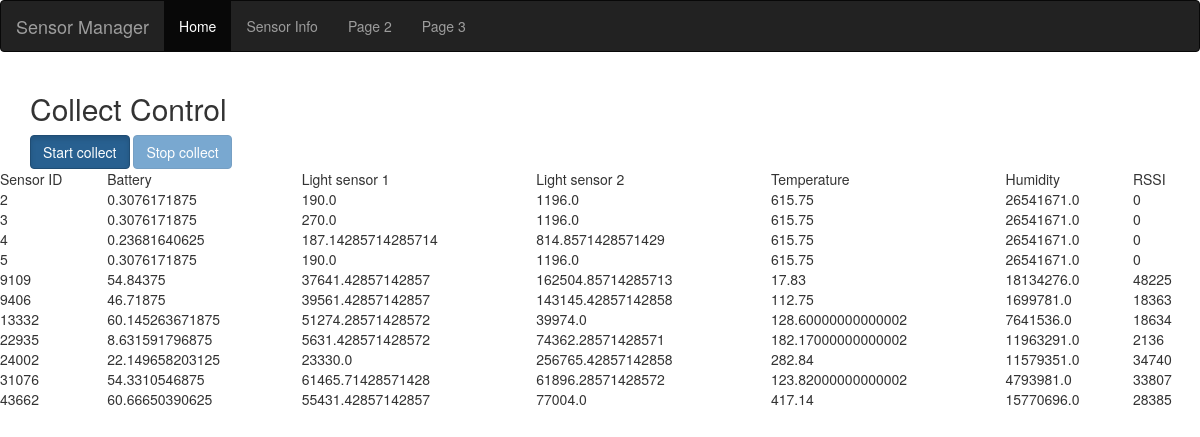
/sensor, run on an earlier commit of the app's database.
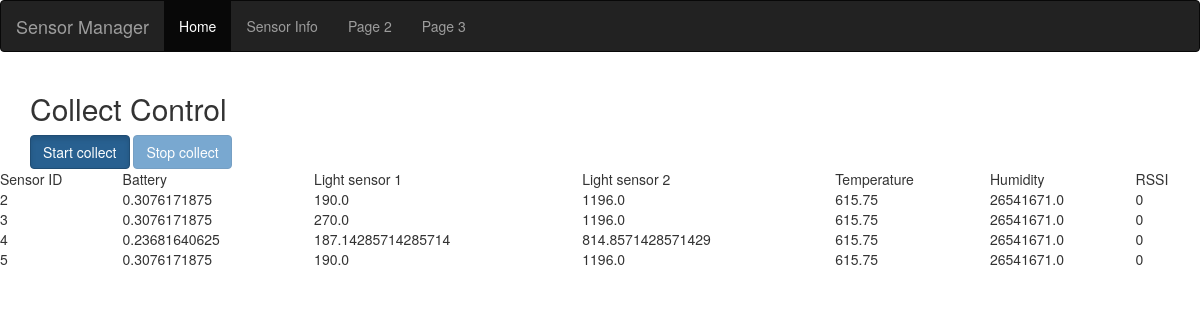
And on a later commit of the database.
### app/models.py (models this page shows, shortened)
class Sensor(db.Model):
    created_date = db.Column(db.DateTime, default=datetime.datetime.utcnow, primary_key=True)
    data_len = db.Column(db.Integer)
    timestamp1 = db.Column(db.Integer)
    timestamp2 = db.Column(db.Integer)
    timesynctimestamp = db.Column(db.Integer)
    node_id = db.Column(db.Integer)
    seqno = db.Column(db.Integer)
    hops = db.Column(db.Integer)
    latency = db.Column(db.Integer)
    data_len2 = db.Column(db.Integer)
    clock = db.Column(db.Integer)
    timesynchtime = db.Column(db.Integer)
    time_cpu = db.Column(db.Integer)
    time_lpm = db.Column(db.Integer)
    time_transmit = db.Column(db.Integer)
    time_listen = db.Column(db.Integer)
    best_neighbor = db.Column(db.Integer)
    best_neighbor_etx = db.Column(db.Integer)
    rtmetric = db.Column(db.Integer)
    num_neighbors = db.Column(db.Integer)
    beacon_interval = db.Column(db.Integer)
    battery_voltage = db.Column(db.Integer)
    battery_indicator = db.Column(db.Integer)
    light1 = db.Column(db.Integer)
    light2 = db.Column(db.Integer)
    temperature = db.Column(db.Integer)
    humidity = db.Column(db.Integer)
    rssi = db.Column(db.Integer)
    TICKS_PER_SECOND= 4096
    VOLTAGE= 3
    POWER_CPU= 1.800 * VOLTAGE;
    POWER_LPM= 0.0545 * VOLTAGE;
    POWER_TRANSMIT= 17.7 * VOLTAGE;
    POWER_LISTEN= 20.0 * VOLTAGE;
    def to_dict(self):
        data = {
            'node_id': self.node_id,
            'battery_voltage' : self.battery_voltage * 2 * 2.5 / 4096.0,
            'light1': 10.0 * self.light1 / 7.0,
            'light2': 46.0 * self.light2 / 7.0,
            'temperature': -39.6 + 0.01 * self.temperature,
            'humidity': -4.0 + 405.0 * self.humidity,
            'latency': self.latency / 32678.0,
            'rssi': self.rssi,
            'best_neighbor': self.best_neighbor if self.best_neighbor > 0 else None,
            'best_neighbor_etx': self.best_neighbor_etx / 8.0,
            'cpu_power': (self.time_cpu * self.POWER_CPU) / (self.time_cpu + self.time_lpm),
            'lpm_power': (self.time_lpm * self.POWER_LPM) / (self.time_cpu + self.time_lpm),
            'listen_power': (self.time_listen * self.POWER_LISTEN) / (self.time_cpu + self.time_lpm),
            'tranx_power': (self.time_transmit * self.POWER_TRANSMIT) / (self.time_cpu* self.time_lpm),
            'average_power': (self.time_cpu * self.POWER_CPU + self.time_lpm * \
                    self.POWER_LPM + self.time_listen * self.POWER_LISTEN +\
                    self.time_transmit * self.POWER_TRANSMIT) / (self.time_cpu + self.time_lpm),
            'power_time': 1000 * (self.time_cpu + self.time_lpm) / self.TICKS_PER_SECOND,
            'sys_time': self.created_date,
            'node_time': ((self.timestamp1 << 16) + self.timestamp2) * 1000L
        }
        return data

### app/routes/routes.py (the view)
@app.route('/sensor')
def sensor_info():
    records = Sensor.query.group_by('node_id')
    sensor_data = []
    for record in records:
        record = record.to_dict()
        sensor_data.append({
            'node_id':  record['node_id'], \
            'battery_voltage':  record['battery_voltage'], \
            'light1':   record['light1'], \
            'light2':   record['light2'], \
            'temperature':  record['temperature'], \
            'humidity': record['humidity'], \
            'rssi': record['rssi'] \
            })
    print("[DEBUG]sensors data: {}".format(sensor_data))
    return render_template('sensor.htm', sensors=sensor_data)

### app/templates/sensor.htm (shortened to what this page needs)
{% extends "base.htm" %}
{% block content %}
	<div class="container">
		<h2>Collect Control</h2>
		<button type="button" class="btn btn-primary active">Start collect</button>
		<button type="button" class="btn btn-primary" disabled>Stop collect</button>
	</div>
 	<table id="sensors_table" style="width:100%">
  <tr>
    <td>Sensor ID</td>
    <td>Battery</td>
    <td>Light sensor 1</td>
    <td>Light sensor 2</td>
    <td>Temperature</td>
    <td>Humidity</td>
    <td>RSSI</td>
  </tr>
	{% for sensor in sensors %}
	<tr>
			<td id="node_id">{{ sensor.node_id }}</td>
			<td id="battery_voltage">{{ sensor.battery_voltage }}</td>
			<td id="light1">{{ sensor.light1 }}</td>
			<td id="light2">{{ sensor.light2 }}</td>
			<td id="temperature">{{ sensor.temperature }}</td>
			<td id="humidity">{{ sensor.humidity }}</td>
			<td id="rssi">{{ sensor.rssi }}</td>
	</tr>
  {% endfor %}
  </table>
{% endblock %}

### app/templates/base.htm (shortened to what this page needs)
{% extends 'bootstrap/base.html' %}
{% block navbar %}
<nav class="navbar navbar-inverse">
  <div class="container-fluid">
    <div class="navbar-header">
      <a class="navbar-brand" href="#">Sensor Manager</a>
    </div>
    <ul class="nav navbar-nav">
				<li class="active"><a href="{{ url_for('index') }}">Home</a></li>
				<li><a href="{{ url_for('sensor_info') }}">Sensor Info</a></li>
      <li><a href="#">Page 2</a></li>
      <li><a href="#">Page 3</a></li>
    </ul>
  </div>
</nav>
{% endblock %}

What changed in the data, as far as the page shows it:
removed Sensor: node_id "9109", battery_voltage "54.84375", light1 "37641.42857142857", light2 "162504.85714285713", temperature "17.83", humidity "18134276.0", rssi "48225"
removed Sensor: node_id "9406", battery_voltage "46.71875", light1 "39561.42857142857", light2 "143145.42857142858", temperature "112.75", humidity "1699781.0", rssi "18363"
removed Sensor: node_id "13332", battery_voltage "60.145263671875", light1 "51274.28571428572", light2 "39974.0", temperature "128.60000000000002", humidity "7641536.0", rssi "18634"
removed Sensor: node_id "22935", battery_voltage "8.631591796875", light1 "5631.428571428572", light2 "74362.28571428571", temperature "182.17000000000002", humidity "11963291.0", rssi "2136"
removed Sensor: node_id "24002", battery_voltage "22.149658203125", light1 "23330.0", light2 "256765.42857142858", temperature "282.84", humidity "11579351.0", rssi "34740"
removed Sensor: node_id "31076", battery_voltage "54.3310546875", light1 "61465.71428571428", light2 "61896.28571428572", temperature "123.82000000000002", humidity "4793981.0", rssi "33807"
removed Sensor: node_id "43662", battery_voltage "60.66650390625", light1 "55431.42857142857", light2 "77004.0", temperature "417.14", humidity "15770696.0", rssi "28385"
